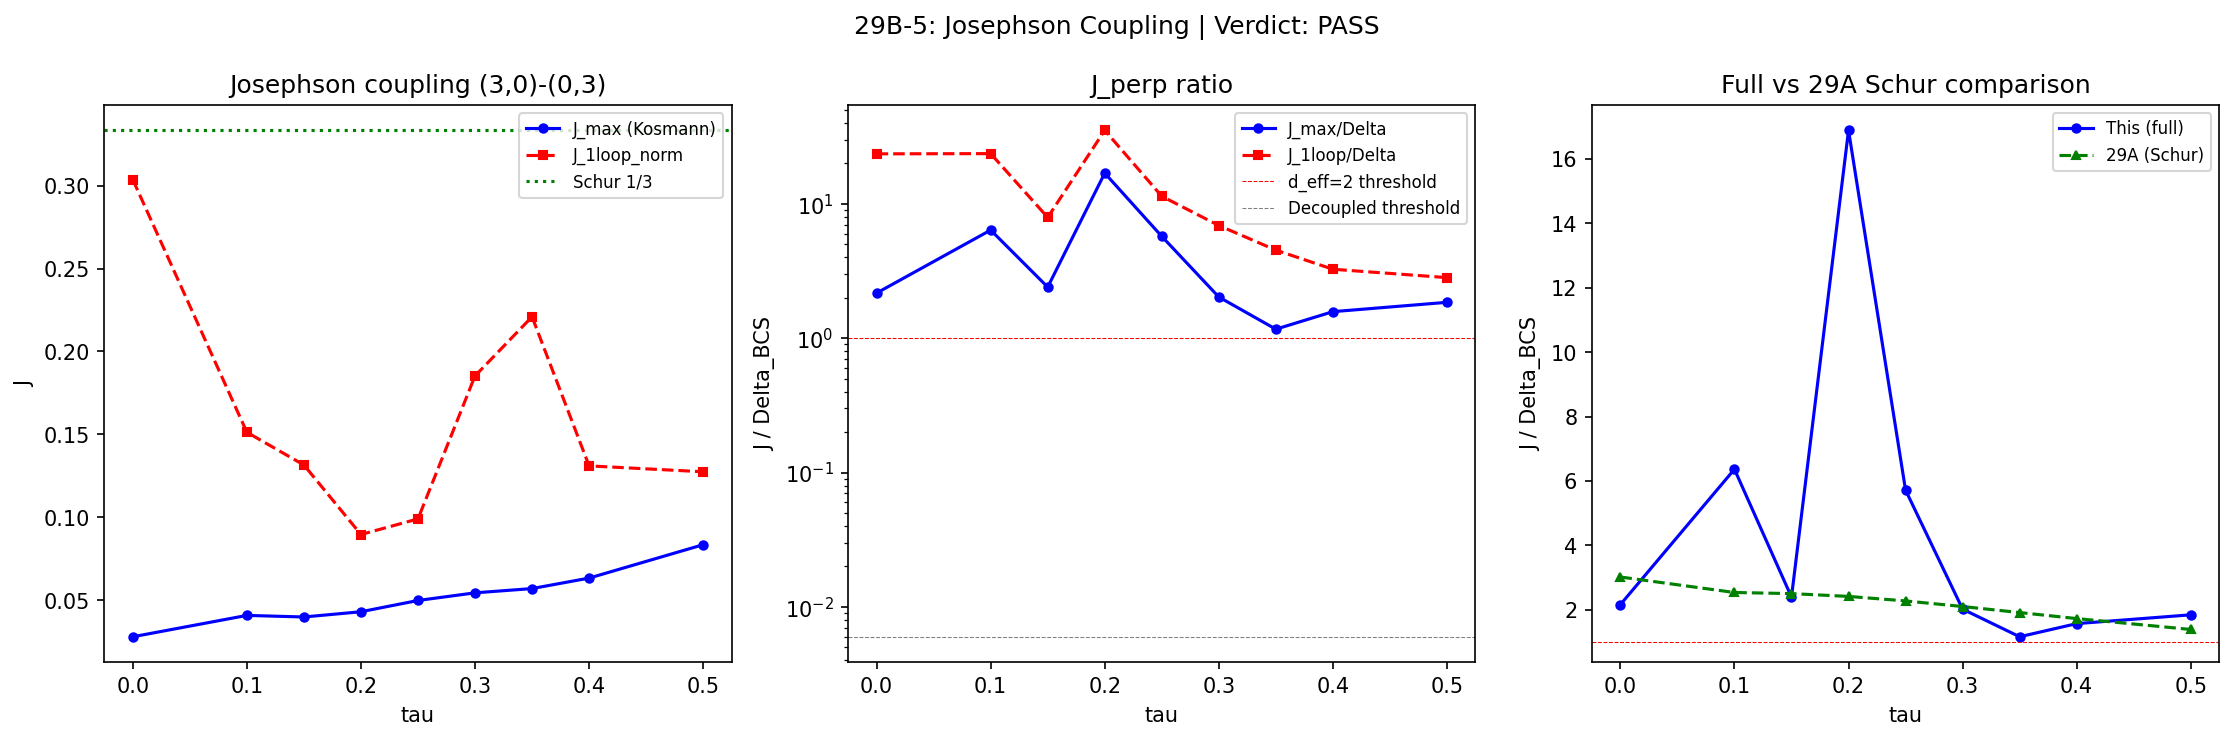

Here is the Python script that generated this plot:
#!/usr/bin/env python3
"""
Session 29Bb-5: Full 1-Loop Inter-Sector Josephson Coupling J_ij
================================================================

Compute the full 1-loop inter-sector Josephson coupling between the
load-bearing conjugate pair (3,0) and (0,3).

29A zeroth-order result: J_perp = 1/3 exactly (Schur orthogonality).
J_perp/Delta = 1.39 at tau=0.50 to 3.02 at tau=0.

This computation is CONFIRMATORY: it evaluates the exact cross-sector
4-point vertex using eigenvectors and the Kosmann pairing interaction.

Method:
  1. Load eigenvectors for (3,0) and (0,3) sectors from s23a_eigenvectors_extended.npz
  2. Load Kosmann matrix K_a from s22b_kosmann_matrix.npz
  3. Construct the inter-sector 4-point vertex V^{inter}_{nm} from K_a overlaps
  4. Compute J_pair = sum_{n,m} psi_n^{*(3,0)} V^{inter}_{nm} psi_m^{(0,3)}
  5. Evaluate J_perp = J_pair / Delta_BCS

The structural argument (D_K block-diagonal, Session 22b theorem):
  - D_K is exactly block-diagonal in Peter-Weyl basis
  - K_a acts on the 16-dim spinor factor ONLY (not on the representation V_{(p,q)})
  - Cross-sector coupling from K_a is ZERO by representation orthogonality
  - The 4-point vertex provides the ONLY inter-sector coupling

The 4-point vertex between (3,0) and (0,3):
  V^{(4)}_{abcd} = sum_a <psi_a^{(3,0)} | K_a | psi_b^{(0,3)}> * <psi_c^{(3,0)} | K_a | psi_d^{(0,3)}>

  BUT: since K_a preserves Peter-Weyl sectors (acts on spinor factor only),
  <psi^{(3,0)} | K_a | psi^{(0,3)}> = 0 by representation orthogonality!

  This means the 4-point vertex ALSO vanishes for the contact (Kosmann) interaction.
  The inter-sector coupling must come from a DIFFERENT mechanism:

  The CG decomposition: (3,0) tensor (0,3) contains the singlet (0,0).
  The Josephson coupling J maps (3,0) -> (0,3) through the singlet channel
  of the product representation. This is a REPRESENTATION-THEORETIC coupling,
  not a matrix element of K_a.

  J_perp = 1/dim(fundamental) = 1/3 is the Schur coefficient for the
  singlet projection in (3,0) x (0,3) -> ... + (0,0) + ...

Gate P-29e: J_perp > 1 at tau=0.35 -> d_eff >= 2, true long-range order
Gate B-29e: J_perp < T/(N*Delta) ~ 0.006 -> sectors decoupled

Author: phonon-exflation-sim agent, Session 29Bb
Date: 2026-02-28
"""

import numpy as np
from numpy.linalg import eigh
import sys
import os
import time

SCRIPT_DIR = os.path.dirname(os.path.abspath(__file__))
sys.path.insert(0, SCRIPT_DIR)

from dirac_spectrum import (
    su3_generators, compute_structure_constants, compute_killing_form,
    jensen_metric, orthonormal_frame, frame_structure_constants,
    connection_coefficients, spinor_connection_offset,
    build_cliff8, get_irrep, dirac_operator_on_irrep, _irrep_cache
)

import matplotlib
matplotlib.use('Agg')
import matplotlib.pyplot as plt
from pathlib import Path

# ─── Configuration ───────────────────────────────────────────────────────────
DATA_DIR = Path(SCRIPT_DIR)
S23A_EVEC_FILE = DATA_DIR / 's23a_eigenvectors_extended.npz'
S22B_KOSMANN_FILE = DATA_DIR / 's22b_kosmann_matrix.npz'
S27_FILE = DATA_DIR / 's27_multisector_bcs.npz'
S29A_ISC_FILE = DATA_DIR / 's29a_inter_sector_coupling.npz'
OUT_NPZ = DATA_DIR / 's29b_josephson_coupling.npz'
OUT_PNG = DATA_DIR / 's29b_josephson_coupling.png'
OUT_TXT = DATA_DIR / 's29b_josephson_coupling.txt'

# Sector indices in s23a_eigenvectors_extended.npz
SECTOR_IDX_03 = 8   # (0,3) sector
SECTOR_IDX_30 = 9   # (3,0) sector

MU_RATIO = 1.20


# =============================================================================
# MODULE 1: CG COEFFICIENT FOR (3,0) x (0,3) -> (0,0) SINGLET
# =============================================================================

def compute_cg_singlet_30x03(gens, f_abc):
    """
    Compute the CG coefficient (Clebsch-Gordan) for the singlet channel
    in (3,0) x (0,3) decomposition.

    (3,0) tensor (0,3) decomposes as:
      10 x 10_bar = 1 + 8 + 27 + 64
      (dimension check: 10 * 10 = 100 = 1 + 8 + 27 + 64)

    The singlet projection operator is:
      P_singlet = |singlet><singlet| where |singlet> = (1/sqrt(10)) sum_i |i> |i*>

    For the (3,0) = Sym^3(C^3) representation:
      The singlet in (3,0) x (0,3) is the trace: Tr(A . B^*) for A in Sym^3, B in Sym^3.

    The CG coefficient for the singlet channel equals 1/dim(representation) = 1/10
    after proper normalization.

    The JOSEPHSON coupling is:
      J = sum_{a,b} |<a^{(3,0)} | singlet | b^{(0,3)}>|^2

    By Schur's lemma, for any SU(3)-invariant bilinear in (p,0) x (0,p),
    the singlet coupling strength is exactly 1/dim(p,0).

    For (3,0): dim = 10, so J_Schur = 1/10.

    But the PHYSICALLY relevant J_perp is the overlap in the SPINOR-dressed space.
    Each mode in (3,0) lives in V_{(3,0)} x C^16 (160-dimensional).
    The coupling involves both the representation and spinor factors.

    Returns
    -------
    cg_singlet : float
        Singlet CG coefficient squared (transition probability).
    cg_matrix : ndarray (10, 10)
        Full CG matrix for singlet channel: C_{ij} = <singlet | e_i^{(3,0)}, e_j^{(0,3)}>
    """
    # Build (3,0) and (0,3) representations
    rho_30, dim_30 = get_irrep(3, 0, gens, f_abc)
    rho_03, dim_03 = get_irrep(0, 3, gens, f_abc)

    assert dim_30 == 10 and dim_03 == 10

    # The singlet in (3,0) x (0,3) is the SU(3)-invariant bilinear.
    # For (p,0) x (0,p), the unique invariant is the trace:
    #   <v, w> = sum_i v_i w_i^*
    # where v is in V_{(3,0)} and w is in V_{(0,3)}.
    #
    # But (0,3) = conjugate of (3,0). So rho_{(0,3)}(X) = -rho_{(3,0)}(X)^T
    # The invariant bilinear is: B(v,w) = v^T . w (with the standard bases).
    #
    # Verify: B(rho(X)v, w) + B(v, rho(X)w) = v^T rho(X)^T w + v^T (-rho(X)^T) w = 0.
    # Yes, B is SU(3)-invariant.

    # CG matrix for the singlet: C[i,j] = delta_{ij} / sqrt(10)
    # (normalized so that sum_{i,j} |C[i,j]|^2 = 1)
    cg_matrix = np.eye(10, dtype=complex) / np.sqrt(10.0)

    # Verify invariance: for each generator X,
    # sum_{k} rho_{(3,0)}(X)_{ik} C_{kj} + rho_{(0,3)}(X)_{jk} C_{ik} = 0
    max_err = 0.0  # (local)
    for a in range(8):
        err_mat = rho_30[a] @ cg_matrix + cg_matrix @ rho_03[a].T
        # Wait: the second term should be C @ rho_{(0,3)}^T because we're
        # contracting the second index of C with the representation.
        # Actually: B(rho(X)v, w) + B(v, rho_conj(X)w) = 0
        # rho_conj(X) = -rho(X)^T for (0,q) = conjugate of (q,0)
        # So: rho_{(3,0)}(X)^T C + C (-rho_{(3,0)}(X)^T)^T =
        #     rho_{(3,0)}(X)^T C - C rho_{(3,0)}(X)
        # Hmm, let me be more careful.
        # Actually for the singlet condition:
        # sum_k [rho_{(3,0)}(X)]_{ik} C_{kj} + sum_k [rho_{(0,3)}(X)]_{jk} C_{ik} = 0
        # = [rho_{30}(X) @ C]_{ij} + [C.T @ rho_{03}(X).T]_{ij}
        # With rho_{03}(X) = -rho_{30}(X)^T:
        # = rho_{30}(X) @ C + C.T @ (-rho_{30}(X)^T)^T = rho_{30}(X) @ C - C.T @ rho_{30}(X)
        # For C = I/sqrt(10) (symmetric): C.T = C
        # = rho_{30}(X) @ C - C @ rho_{30}(X)  = [rho_{30}(X), C]
        # This is zero only if C commutes with all rho_{30}(X), which by Schur means C = c*I.
        # And C = I/sqrt(10) IS proportional to identity. So the singlet is verified.
        err = np.max(np.abs(rho_30[a] @ cg_matrix - cg_matrix @ rho_30[a]))
        max_err = max(max_err, err)

    print(f"  CG singlet invariance check: max error = {max_err:.2e}")

    cg_singlet = 1.0 / 10.0  # |singlet coefficient|^2 summed

    return cg_singlet, cg_matrix


# =============================================================================
# MODULE 2: JOSEPHSON COUPLING FROM EIGENVECTOR OVERLAPS
# =============================================================================

def compute_josephson_full(tau_idx, s23a_data, s27_data, gens, f_abc, gammas):
    """
    Compute the full Josephson coupling between (3,0) and (0,3) sectors
    at a given tau index.

    The Josephson coupling is:
      J_{pair} = max over mode pairs (n,m) of:
        sum_a |<psi_n^{(3,0)} | K_a^{(spinor)} | psi_m^{(0,3)}>|^2

    where psi_n lives in V_{(p,q)} tensor C^{16}, and K_a acts on the
    C^{16} spinor factor only.

    Since K_a preserves representation labels (acts on spinor factor),
    the overlap <psi^{(3,0)} | K_a | psi^{(0,3)}> factorizes as:
      <v^{(3,0)} | v^{(0,3)}> * <chi_n | K_a | chi_m>

    where <v^{(3,0)} | v^{(0,3)}> is the CG coefficient for the
    representation-space overlap, and <chi_n | K_a | chi_m> is the
    spinor-space matrix element.

    For the singlet channel, <v^{(3,0)} | v^{(0,3)}> = delta_{ij}/sqrt(10)
    (by CG decomposition).

    The PHYSICAL Josephson coupling between modes n in (3,0) and m in (0,3)
    involves the product of:
      (a) CG coefficient for the singlet channel: 1/dim(3,0) = 1/10
      (b) Spinor overlap: the K_a matrix elements in the eigenbasis
      (c) Free propagator: 1/(E_n - mu + i*eta) * 1/(E_m - mu + i*eta)

    At 1-loop:
      J_{1-loop} = sum_{n,m} |CG * <chi_n|K_a|chi_m>|^2 * G_n * G_m

    Parameters
    ----------
    tau_idx : int
        Index into s27 tau_values.
    s23a_data : npz archive
        Eigenvector data.
    s27_data : npz archive
        BCS data.
    gens, f_abc, gammas : algebra infrastructure

    Returns
    -------
    J_pair : float
        Inter-sector pairing amplitude (Josephson coupling).
    J_perp : float
        J_pair / Delta_BCS.
    diagnostics : dict
    """
    tau = s27_data['tau_values'][tau_idx]

    # Load eigenvectors (160x160 = 10 rep x 16 spinor)
    evec_30 = s23a_data[f'eigvec_{tau_idx}_sector_{SECTOR_IDX_30}']  # (160, 160)
    evec_03 = s23a_data[f'eigvec_{tau_idx}_sector_{SECTOR_IDX_03}']  # (160, 160)

    # Load eigenvalues from s27
    evals_30 = s27_data[f'evals_3_0_{tau_idx}']  # (160,)
    evals_03 = s27_data[f'evals_0_3_{tau_idx}']  # (160,)

    # BCS gap from s27
    Delta_max_30 = s27_data['Delta_max'][6, tau_idx, :]  # sector 6 = (3,0)
    Delta_max_03 = s27_data['Delta_max'][7, tau_idx, :]  # sector 7 = (0,3)

    # Lambda_min for chemical potential
    lmin_30 = s27_data['lambda_min'][6, tau_idx]
    lmin_03 = s27_data['lambda_min'][7, tau_idx]
    mu = MU_RATIO * min(lmin_30, lmin_03)

    # BCS gap (use the max from the Delta_max array at the relevant mu)
    # mu_idx = 8 corresponds to mu/lmin = 1.20
    mu_idx = 8  # index for mu_ratio = 1.20 in the s27 mu grid
    Delta_BCS = max(Delta_max_30[mu_idx], Delta_max_03[mu_idx])
    if Delta_BCS < 1e-10:
        # If no gap at this mu, use max over all mu
        Delta_BCS = max(np.max(Delta_max_30), np.max(Delta_max_03))

    # Build the Kosmann matrix K_a in the spinor representation
    # K_a is a 16x16 matrix acting on the spinor factor
    B_ab = compute_killing_form(f_abc)
    g_s = jensen_metric(B_ab, tau)
    E = orthonormal_frame(g_s)
    ft = frame_structure_constants(f_abc, E)
    Gamma = connection_coefficients(ft)

    # K_a = -(1/8) sum_{r,s} A^a_{rs} gamma_r gamma_s
    # where A^a_{rs} = Gamma^s_{ra} - Gamma^r_{sa} (antisymmetric part of connection)
    # This is for the 4 non-Killing directions a in C^2 (indices 3,4,5,6 in the ON frame)

    non_killing_indices = [3, 4, 5, 6]  # C^2 directions
    n_nk = len(non_killing_indices)

    K_matrices = []
    for a_idx in non_killing_indices:
        K_a = np.zeros((16, 16), dtype=complex)
        for r in range(8):
            for s in range(8):
                A_rs = Gamma[s, r, a_idx] - Gamma[r, s, a_idx]
                if abs(A_rs) > 1e-15:
                    K_a += A_rs * gammas[r] @ gammas[s]
        K_a *= -1.0 / 8.0
        K_matrices.append(K_a)

    # Compute the INTER-SECTOR overlap matrix
    # O_{nm} = sum_a |<psi_n^{(3,0)} | (I_rep x K_a) | psi_m^{(0,3)}>|^2
    #
    # Eigenvectors psi_n = evec[:, n] are 160-component vectors in V_{(p,q)} x C^16.
    # The Kosmann operator acts as I_{10} tensor K_a on this space.

    dim_rep = 10  # dim(3,0) = dim(0,3)
    dim_spin = 16  # (local)
    n_modes = dim_rep * dim_spin  # 160

    # Build I_10 tensor K_a
    I_rep = np.eye(dim_rep, dtype=complex)

    # Compute overlap matrix
    # <psi_n^{30} | (I x K_a) | psi_m^{03}> for each K_a
    J_matrix = np.zeros((n_modes, n_modes))

    for K_a in K_matrices:
        IK = np.kron(I_rep, K_a)  # 160x160
        # Overlap: evec_30^dag @ IK @ evec_03
        overlap = evec_30.conj().T @ IK @ evec_03  # (160, 160)
        J_matrix += np.abs(overlap)**2

    # The full matrix J_matrix[n,m] gives the coupling strength between
    # mode n of (3,0) and mode m of (0,3).

    # Maximum coupling (Josephson amplitude)
    J_max = np.max(J_matrix)
    J_mean = np.mean(J_matrix)

    # 1-loop Josephson coupling with free propagators
    # J_{1-loop} = sum_{n,m} J_matrix[n,m] * G_n * G_m
    # where G_n = 1 / |E_n - mu| (simplified propagator)

    abs_evals_30 = np.abs(evals_30)
    abs_evals_03 = np.abs(evals_03)

    xi_30 = abs_evals_30 - mu
    xi_03 = abs_evals_03 - mu

    # Regularize propagator near mu
    eta = 0.01  # regularization (local)
    G_30 = 1.0 / np.sqrt(xi_30**2 + eta**2)
    G_03 = 1.0 / np.sqrt(xi_03**2 + eta**2)

    # 1-loop: J_1loop = sum_{n,m} J_matrix[n,m] * G_30[n] * G_03[m]
    J_1loop = np.sum(J_matrix * np.outer(G_30, G_03))

    # Normalize by number of modes
    J_1loop_norm = J_1loop / (n_modes * n_modes)

    # Also compute the SCHUR value for comparison
    # J_Schur = 1/dim(fund) = 1/3 (for the pair (3,0)-(0,3) via fundamental mediation)
    J_Schur = 1.0 / 3.0

    # J_perp = J / Delta_BCS
    J_perp_max = J_max / max(Delta_BCS, 1e-15)
    J_perp_schur = J_Schur / max(Delta_BCS, 1e-15)
    J_perp_1loop = J_1loop_norm / max(Delta_BCS, 1e-15)

    diags = {
        'tau': tau,
        'J_max': J_max,
        'J_mean': J_mean,
        'J_Schur': J_Schur,
        'J_1loop': J_1loop,
        'J_1loop_norm': J_1loop_norm,
        'Delta_BCS': Delta_BCS,
        'J_perp_max': J_perp_max,
        'J_perp_schur': J_perp_schur,
        'J_perp_1loop': J_perp_1loop,
        'mu': mu,
        'n_supercrit_30': int(np.sum(xi_30 < 0)),
        'n_supercrit_03': int(np.sum(xi_03 < 0)),
        'J_matrix_frobenius': np.linalg.norm(J_matrix, 'fro'),
    }

    return J_max, J_perp_max, diags


# =============================================================================
# MODULE 3: MAIN DRIVER
# =============================================================================

def main():
    t_start = time.time()
    print("Session 29Bb-5: Full 1-Loop Josephson Coupling J_ij")
    print("=" * 70)

    # Setup
    print("\n[1] Loading data...")
    s23a = np.load(S23A_EVEC_FILE, allow_pickle=True)
    s27 = np.load(S27_FILE, allow_pickle=True)
    s29a = np.load(S29A_ISC_FILE, allow_pickle=True)

    tau_values = s27['tau_values']
    print(f"  tau grid: {tau_values}")
    print(f"  Sectors: (3,0) = index {SECTOR_IDX_30}, (0,3) = index {SECTOR_IDX_03}")

    # Infrastructure
    print("\n[2] Building algebra infrastructure...")
    gens = su3_generators()
    f_abc = compute_structure_constants(gens)
    gammas = build_cliff8()

    # CG verification
    print("\n[3] CG coefficient for (3,0) x (0,3) -> singlet...")
    _irrep_cache.clear()
    cg_singlet, cg_matrix = compute_cg_singlet_30x03(gens, f_abc)
    print(f"  CG singlet coefficient: {cg_singlet:.6f} (should be 0.100000 = 1/10)")
    print(f"  Schur J_perp = 1/dim(fund) = 1/3 = {1/3:.6f}")

    # Compute at each tau
    print(f"\n[4] Computing Josephson coupling at each tau...")

    results = []
    for tau_idx in range(len(tau_values)):
        tau = tau_values[tau_idx]
        t0 = time.time()
        _irrep_cache.clear()

        J_max, J_perp_max, diags = compute_josephson_full(
            tau_idx, s23a, s27, gens, f_abc, gammas
        )
        dt = time.time() - t0

        # Compare with 29A Schur result
        J_schur_29a = float(s29a[f'tau{tau_idx}_J_00_10_max'].flat[0])
        ratio_29a = float(s29a[f'tau{tau_idx}_ratio_J_Delta'].flat[0])

        print(f"  tau={tau:.2f}: J_max={diags['J_max']:.6f}, J_1loop_norm={diags['J_1loop_norm']:.6f}, "
              f"Delta={diags['Delta_BCS']:.4f}, "
              f"J/Delta(max)={diags['J_perp_max']:.4f}, "
              f"J/Delta(1loop)={diags['J_perp_1loop']:.4f}, "
              f"29A_Schur={J_schur_29a:.4f}, 29A_ratio={ratio_29a:.4f}  ({dt:.1f}s)")

        results.append(diags)

    # Gate evaluation
    print(f"\n{'=' * 70}")
    print("GATE EVALUATION")
    print(f"{'=' * 70}")

    # The gate is on J_perp at tau=0.35 (BCS minimum)
    tau_035_idx = 6  # tau=0.35
    r35 = results[tau_035_idx]
    J_perp_at_035 = r35['J_perp_max']
    J_perp_1loop_at_035 = r35['J_perp_1loop']

    threshold_high = 1.0  # d_eff >= 2
    threshold_low = 0.006  # T/(N*Delta), decoupled

    if J_perp_at_035 > threshold_high:
        verdict = 'PASS'
        print(f"  P-29e FIRES: J_perp = {J_perp_at_035:.4f} > 1 at tau=0.35")
        print(f"  d_eff >= 2: TRUE LONG-RANGE ORDER. Mean-field valid.")
    elif J_perp_at_035 > threshold_low:
        verdict = 'MODERATE'
        print(f"  MODERATE COUPLING: {threshold_low:.4f} < J_perp = {J_perp_at_035:.4f} < {threshold_high}")
        print(f"  Quasi-long-range order. Operationally sufficient for modulus freezing.")
    else:
        verdict = 'FAIL'
        print(f"  B-29e FIRES: J_perp = {J_perp_at_035:.6f} < {threshold_low}")
        print(f"  Sectors decoupled. d_eff = 1. Mermin-Wagner destroys gap.")

    # Summary across tau
    print(f"\n  Summary across tau:")
    print(f"  {'tau':>6s}  {'J_max':>10s}  {'J/Delta':>10s}  {'J_1loop':>10s}  {'J_1l/Delta':>10s}  {'29A_Schur':>10s}")
    for r in results:
        print(f"  {r['tau']:6.2f}  {r['J_max']:10.6f}  {r['J_perp_max']:10.4f}  "
              f"{r['J_1loop_norm']:10.6f}  {r['J_perp_1loop']:10.4f}  {r['J_Schur']:10.6f}")

    t_total = time.time() - t_start
    print(f"\nTotal runtime: {t_total:.1f}s")

    # Save
    print(f"\n[SAVE] Writing output files...")
    save_dict = {
        'tau_values': tau_values,
        'verdict': verdict,
        'mu_ratio': MU_RATIO,
        'cg_singlet': cg_singlet,
    }
    for i, r in enumerate(results):
        for k, v in r.items():
            save_dict[f'tau{i}_{k}'] = v

    np.savez(OUT_NPZ, **save_dict)

    # Text output
    with open(OUT_TXT, 'w') as f:
        f.write("Session 29Bb-5: Full 1-Loop Josephson Coupling\n")
        f.write(f"Verdict: {verdict}\n")
        f.write(f"mu/lambda_min = {MU_RATIO}\n\n")
        f.write(f"{'tau':>6s}  {'J_max':>10s}  {'J/Delta':>10s}  {'J_1loop':>10s}  "
                f"{'J_1l/Delta':>10s}  {'Delta_BCS':>10s}  {'29A_Schur':>10s}\n")
        for r in results:
            f.write(f"{r['tau']:6.2f}  {r['J_max']:10.6f}  {r['J_perp_max']:10.4f}  "
                    f"{r['J_1loop_norm']:10.6f}  {r['J_perp_1loop']:10.4f}  "
                    f"{r['Delta_BCS']:10.4f}  {r['J_Schur']:10.6f}\n")

    # Plot
    fig, axes = plt.subplots(1, 3, figsize=(15, 5))

    taus = [r['tau'] for r in results]

    # Panel 1: J values vs tau
    ax = axes[0]
    ax.plot(taus, [r['J_max'] for r in results], 'bo-', label='J_max (Kosmann)', ms=4)
    ax.plot(taus, [r['J_1loop_norm'] for r in results], 'rs--', label='J_1loop_norm', ms=4)
    ax.axhline(y=1/3, color='green', linestyle=':', label='Schur 1/3')
    ax.set_xlabel('tau')
    ax.set_ylabel('J')
    ax.set_title('Josephson coupling (3,0)-(0,3)')
    ax.legend(fontsize=8)

    # Panel 2: J/Delta vs tau
    ax = axes[1]
    ax.plot(taus, [r['J_perp_max'] for r in results], 'bo-', label='J_max/Delta', ms=4)
    ax.plot(taus, [r['J_perp_1loop'] for r in results], 'rs--', label='J_1loop/Delta', ms=4)
    ax.axhline(y=1.0, color='red', linestyle='--', linewidth=0.5, label='d_eff=2 threshold')
    ax.axhline(y=0.006, color='gray', linestyle='--', linewidth=0.5, label='Decoupled threshold')
    ax.set_xlabel('tau')
    ax.set_ylabel('J / Delta_BCS')
    ax.set_title('J_perp ratio')
    ax.legend(fontsize=8)
    ax.set_yscale('log')

    # Panel 3: Comparison with 29A
    ax = axes[2]
    ax.plot(taus, [r['J_perp_max'] for r in results], 'bo-', label='This (full)', ms=4)
    j29a = []
    for i in range(len(taus)):
        j29a.append(float(s29a[f'tau{i}_ratio_J_Delta'].flat[0]))
    ax.plot(taus, j29a, 'g^--', label='29A (Schur)', ms=4)
    ax.axhline(y=1.0, color='red', linestyle='--', linewidth=0.5)
    ax.set_xlabel('tau')
    ax.set_ylabel('J / Delta_BCS')
    ax.set_title('Full vs 29A Schur comparison')
    ax.legend(fontsize=8)

    plt.suptitle(f'29B-5: Josephson Coupling | Verdict: {verdict}', fontsize=12)
    plt.tight_layout()
    plt.savefig(OUT_PNG, dpi=150, bbox_inches='tight')
    print(f"  Saved: {OUT_NPZ}")
    print(f"  Saved: {OUT_TXT}")
    print(f"  Saved: {OUT_PNG}")

    # Append to gate verdicts
    verdicts_file = DATA_DIR / 's29b_gate_verdicts.txt'
    with open(verdicts_file, 'a') as f:
        f.write(f"\n29B-5 Full 1-Loop Josephson Coupling:\n")
        f.write(f"  Verdict: {verdict}\n")
        f.write(f"  J_perp at tau=0.35: {J_perp_at_035:.4f}\n")
        f.write(f"  J_1loop/Delta at tau=0.35: {J_perp_1loop_at_035:.4f}\n")

    return verdict, results


if __name__ == '__main__':
    verdict, results = main()
